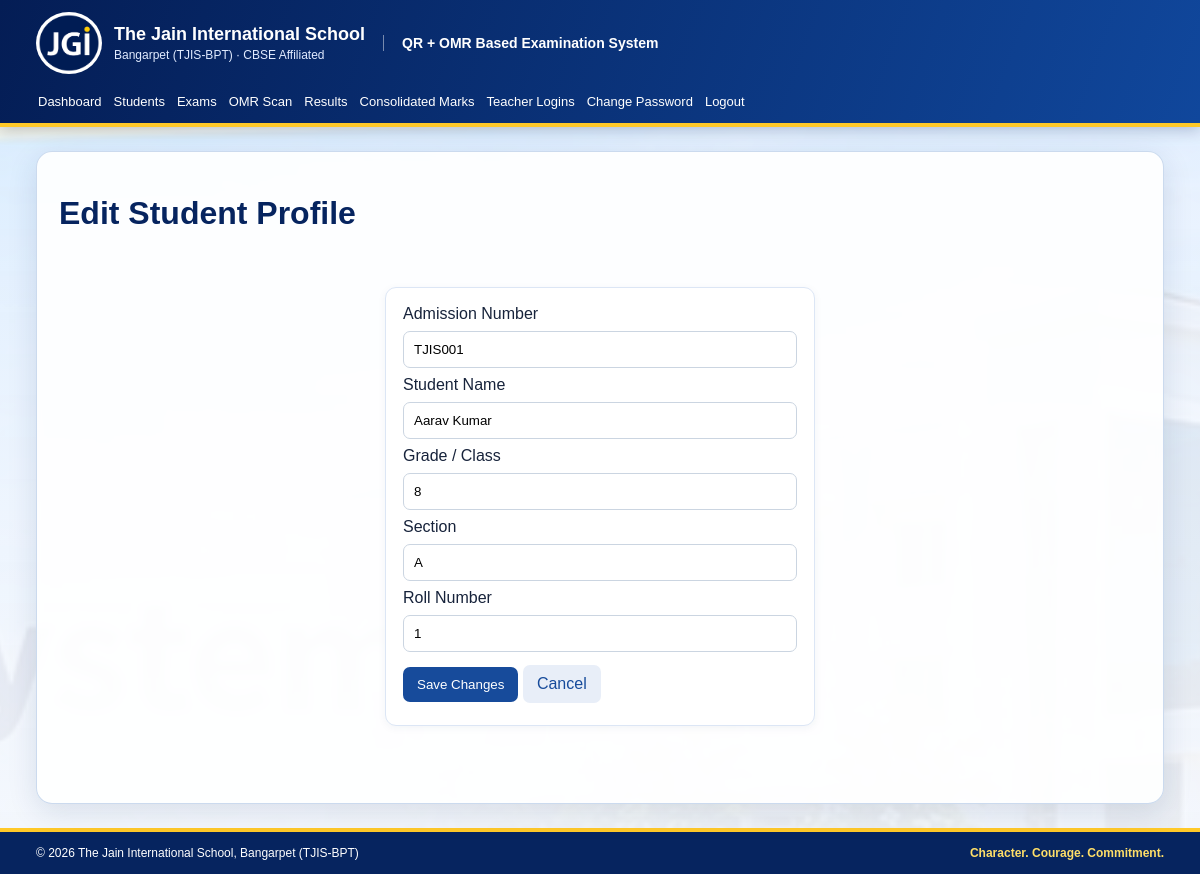
The page /students/1/edit (signed in) on the database its author committed.
### tables this page shows
CREATE TABLE students(id INTEGER PRIMARY KEY,admission_no TEXT UNIQUE NOT NULL,name TEXT NOT NULL,grade TEXT NOT NULL,section TEXT DEFAULT '',roll_no TEXT DEFAULT '',active INTEGER DEFAULT 1);

### app.py (the view, shortened to what this page needs)
@app.route("/students/<int:sid>/edit",methods=["GET","POST"])
@admin
def student_edit(sid):
    with db() as c:
        student=c.execute("SELECT * FROM students WHERE id=?",(sid,)).fetchone()
        if not student: abort(404)
    return render_template("edit_student.html",s=student)

### app.py (called while the page is built)
def db():
    c=sqlite3.connect(DB); c.row_factory=sqlite3.Row; c.execute("PRAGMA foreign_keys=ON"); return c

def admin(f):
    @wraps(f)
    def w(*a,**k):
        if not session.get("uid"): return redirect(url_for("login"))
        if session.get("role")!="admin": abort(403)
        with db() as c: u=c.execute("SELECT active,role FROM users WHERE id=?",(session["uid"],)).fetchone()
        if not u or not u["active"] or u["role"]!="admin": session.clear(); return redirect(url_for("login"))
        return f(*a,**k)
    return w

### templates/edit_student.html
{% extends "base.html" %}{% block content %}<h1>Edit Student Profile</h1><section class="panel narrow"><form method="post"><label>Admission Number<input name="admission_no" value="{{s.admission_no}}" required></label><label>Student Name<input name="name" value="{{s.name}}" required></label><label>Grade / Class<input name="grade" value="{{s.grade}}" required></label><label>Section<input name="section" value="{{s.section or ''}}"></label><label>Roll Number<input name="roll_no" value="{{s.roll_no or ''}}"></label><button>Save Changes</button> <a class="button secondary" href="{{url_for('students')}}">Cancel</a></form></section>{% endblock %}

### static/style.css (style rules this page uses)
* { box-sizing: border-box }
:root { --navy: #06245f; --blue: #123f91; --royal: #174b9b; --gold: #ffc928; --ink: #17233b }
html { min-height: 100%; background: #eaf1fa }
body { margin: 0; min-height: 100vh; color: var(--ink); font-family: Arial, Helvetica, sans-serif; background: linear-gradient(180deg, rgba(239, 246, 255, .88), rgba(245, 248, 253, .96)), url("/static/images/school-campus-bg.jpg") center 110px/cover fixed no-repeat }
h1, h2 { color: var(--navy) }
.panel { background: #fff; border: 1px solid #dce6f5; border-radius: 11px; padding: 17px; margin: 15px 0; box-shadow: 0 2px 9px rgba(16, 50, 100, .05) }
.narrow { max-width: 430px; margin: 55px auto }
input, select, textarea { display: block; width: 100%; padding: 10px; margin: 8px 0; border: 1px solid #cbd5e1; border-radius: 7px; background: #fff }
button, .button { display: inline-block; background: var(--royal); color: white; border: 0; border-radius: 7px; padding: 10px 14px; text-decoration: none; cursor: pointer; margin: 5px 0 }
.secondary { background: #e8eef8; color: var(--royal) }

### rows shown on the page
students: admission_no "TJIS001", name "Aarav Kumar", grade "8", section "A", roll_no "1"
